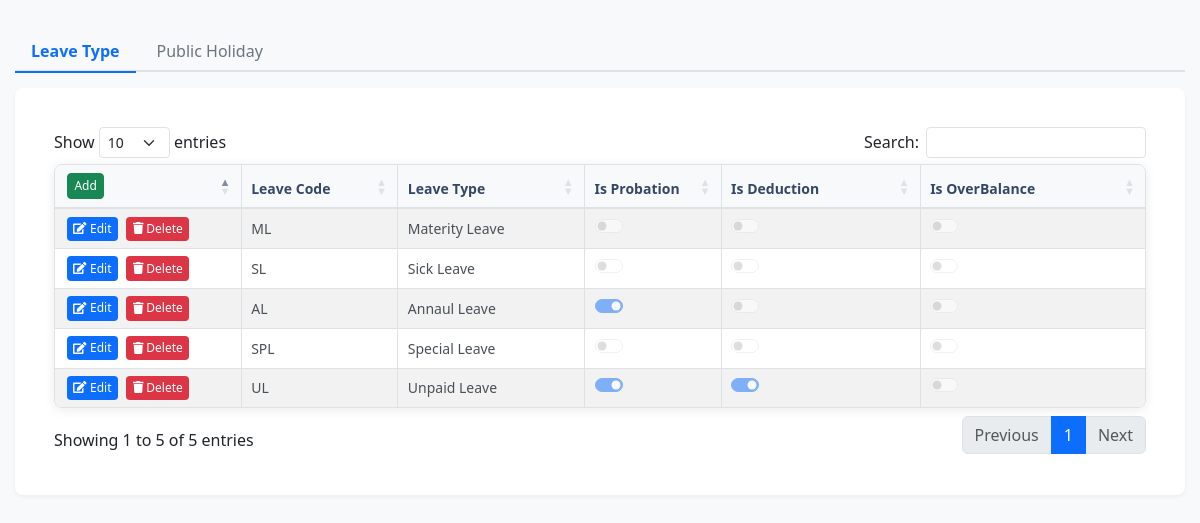
The page /view/LeavePolicy/index.php on the database its author committed.
### tables this page shows
CREATE TABLE `lmleavetype` (
  `Code` varchar(20) NOT NULL,
  `LeaveType` varchar(255) DEFAULT NULL,
  `IsProbation` tinyint(1) DEFAULT NULL,
  `IsDeduct` tinyint(1) DEFAULT NULL,
  `IsOverBalance` tinyint(1) DEFAULT NULL,
  `default_balance` int(11) NOT NULL
);

### view/LeavePolicy/LeaveType.php (the view, shortened to what this page needs)
<?php
include("../../Config/conect.php");
?>
    <table id="LeaveTypeTable" class="table table-striped" style="width:100%">
        <thead>
            <tr>
                <th style="width: 150px"><button class="btn btn-success" data-bs-toggle="modal" data-bs-target="#addLeaveTypeModal">Add</button></th>
                <th>Leave Code</th>
                <th>Leave Type </th>
                <th>Is Probation</th>
                <th>Is Deduction</th>
                <th>Is OverBalance</th>
            </tr>
        </thead>
        <tbody id="data">
            <?php
                $sql = "SELECT * FROM lmleavetype";
                $result = $con->query($sql);
                if ($result->num_rows > 0) {
                    while ($row = $result->fetch_assoc()) {
            ?>
                    <tr data-id="<?php echo $row['Code']; ?>">
                        <td>
                            <button class="btn btn-primary btn-sm edit-leave-type-btn"
                                    data-code="<?php echo $row['Code']; ?>"
                                    data-name="<?php echo $row['LeaveType']; ?>"
                                    data-is-deduction="<?php echo $row['IsDeduct']; ?>"
                                    data-is-overbalance="<?php echo $row['IsOverBalance']; ?>"
                                    data-is-probation="<?php echo $row['IsProbation']; ?>">
                                <i class="fas fa-edit"></i> Edit
                            </button>
                            <button class="btn btn-danger btn-sm delete-leave-type-btn" data-code="<?php echo $row['Code']; ?>">
                                <i class="fas fa-trash"></i> Delete
                            </button>
                        </td>
                        <td><?php echo $row['Code']; ?></td>
                        <td><?php echo $row['LeaveType']; ?></td>
                        <td>
                            <center>
                                <div class="form-check form-switch">
                                    <input type="checkbox" class="form-check-input" <?php echo $row['IsProbation'] == 1 ? 'checked' : ''; ?> disabled>
                                </div>
                            </center>
                        </td>
                        <td>
                            <center>
                                <div class="form-check form-switch">
                                    <input type="checkbox" class="form-check-input" <?php echo $row['IsDeduct'] == 1 ? 'checked' : ''; ?> disabled>
                                </div>
                            </center>
                        </td>
                        <td>
                            <center>
                                <div class="form-check form-switch">
                                    <input type="checkbox" class="form-check-input" <?php echo $row['IsOverBalance'] == 1 ? 'checked' : ''; ?> disabled>
                                </div>
                            </center>
                        </td>
                    </tr>
            <?php
                    }
                }
            ?>
        </tbody>
    </table>
<link href="https://cdn.datatables.net/1.13.7/css/dataTables.bootstrap5.min.css" rel="stylesheet">
<link href="https://cdn.datatables.net/responsive/2.5.0/css/responsive.bootstrap5.min.css" rel="stylesheet">
<link href="https://cdnjs.cloudflare.com/ajax/libs/font-awesome/5.15.4/css/all.min.css" rel="stylesheet">

### Style/style.css (style rules this page uses)
body { background-color: #f8f9fa; font-family: 'Segoe UI', sans-serif; }
.tab-pane table { width: 100%; border-collapse: separate; border-spacing: 0; background: #fff; border-radius: 8px; overflow: hidden; box-shadow: 0 2px 12px rgba(0, 0, 0, 0.08); margin: 1rem 0; border: 1px solid #dee2e6; font-size: 0.875rem; }
.tab-pane table th { background: #f8f9fa; color: #344767; font-weight: 600; padding: 0.5rem 0.6rem; text-align: left; border-bottom: 2px solid #dee2e6; border-right: 1px solid #dee2e6; white-space: nowrap; }
.tab-pane table th:last-child { border-right: none; }
.tab-pane table td { padding: 0.4rem 0.6rem; border-bottom: 1px solid #dee2e6; border-right: 1px solid #dee2e6; color: #495057; vertical-align: middle; }
.tab-pane table td:last-child { border-right: none; }
.tab-pane table tr:last-child td { border-bottom: none; }
.tab-pane table th:nth-child(1), .tab-pane table td:nth-child(1) { width: 120px; min-width: 120px; }
.tab-pane table th:nth-child(2), .tab-pane table td:nth-child(2) { width: 120px; min-width: 120px; }
.tab-pane table th:nth-child(3), .tab-pane table td:nth-child(3) { width: auto; }
.tab-pane table th:nth-child(4), .tab-pane table td:nth-child(4) { width: 100px; min-width: 100px; }
.tab-pane table .btn { padding: 0.2rem 0.4rem; margin: 0 0.15rem; border-radius: 4px; font-weight: 500; font-size: 0.75rem; }
.tab-pane table .btn-primary { background-color: #0d6efd; border: none; transition: all 0.2s ease; }
.tab-pane table .btn-danger { background-color: #dc3545; border: none; transition: all 0.2s ease; }
.tab-pane table td:nth-child(3) { font-weight: 500; }

### view/LeavePolicy/LeaveType.php (style rules this page uses)
.btn-sm { padding: 0.25rem 0.5rem; font-size: 0.75rem; margin-right: 0.25rem; }

### view/LeavePolicy/PublicHoliday.php (style rules this page uses)
.btn-sm { padding: 0.25rem 0.5rem; font-size: 0.75rem; margin-right: 0.25rem; }

### rows shown on the page
lmleavetype: Code "ML", LeaveType "Materity Leave"
lmleavetype: Code "SL", LeaveType "Sick Leave"
lmleavetype: Code "AL", LeaveType "Annaul Leave", IsProbation "☑"
lmleavetype: Code "SPL", LeaveType "Special Leave"
lmleavetype: Code "UL", LeaveType "Unpaid Leave", IsProbation "☑", IsDeduct "☑"
